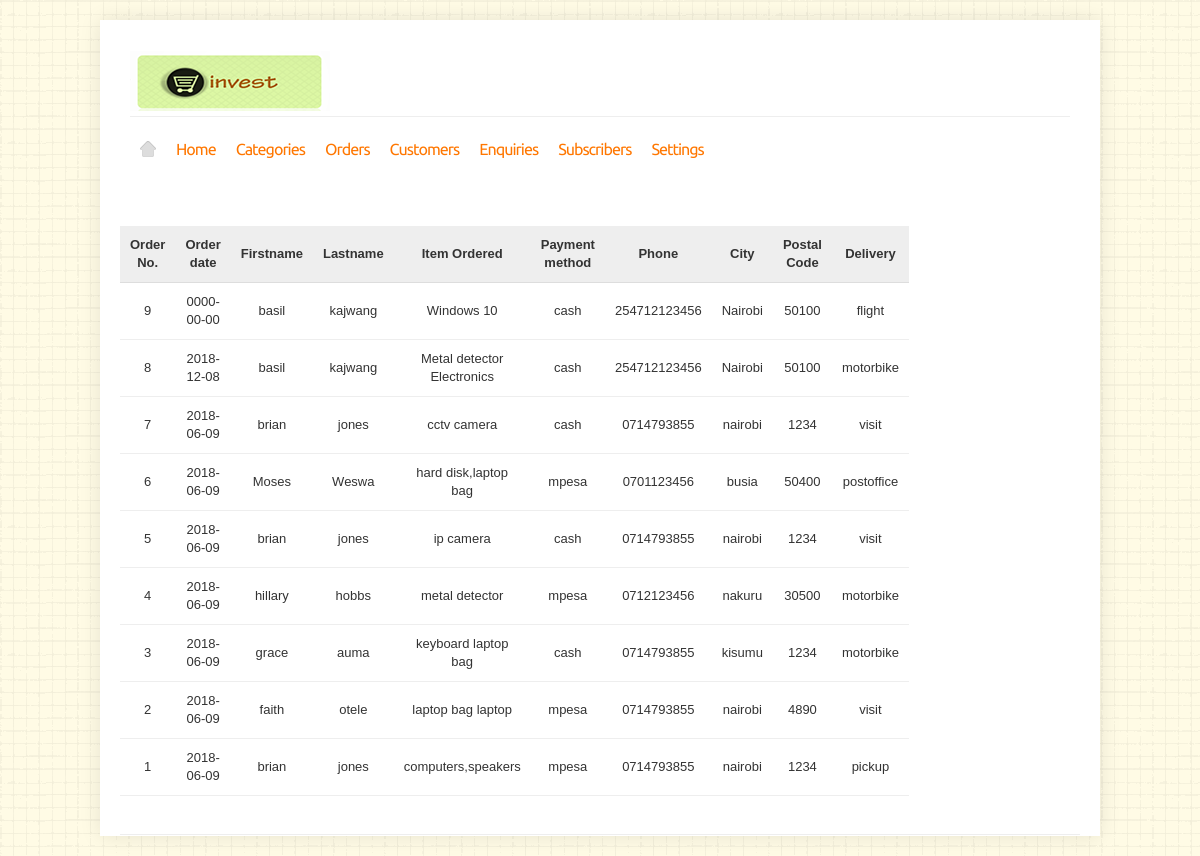
The page /orderlisting.php on the database its author committed.
### tables this page shows
CREATE TABLE IF NOT EXISTS `customers` (
`id` int(11) NOT NULL,
  `firstname` varchar(50) NOT NULL,
  `lastname` varchar(50) NOT NULL,
  `email` varchar(150) NOT NULL,
  `phone` varchar(20) NOT NULL,
  `city` varchar(50) NOT NULL,
  `postcode` varchar(10) NOT NULL,
  `shipping` varchar(100) NOT NULL,
  `itemsordered` varchar(1024) NOT NULL,
  `payment` varchar(100) NOT NULL,
  `date` date NOT NULL
);

### orderlisting.php (the view, shortened to what this page needs)
<!DOCTYPE html PUBLIC "-//W3C//DTD XHTML 1.0 Transitional//EN" "http://www.w3.org/TR/xhtml1/DTD/xhtml1-transitional.dtd">
<html xmlns="http://www.w3.org/1999/xhtml" dir="ltr" lang="en" xml:lang="en" xmlns:fb="http://www.facebook.com/2008/fbml">
<head>
<link rel="stylesheet" type="text/css" href="stylesheet/960.css" media="all" />
<link rel="stylesheet" type="text/css" href="stylesheet/screen.css" media="screen" />
<link rel="stylesheet" type="text/css" href="stylesheet/color.css" media="screen" />
</head>
<body class="s_layout_fixed">
<div id="wrapper">
 <div id="header" class="container_12">
    <div class="grid_12">
    	<a id="site_logo" href="">Ojo store</a>
   	  <div id="categories" class="s_nav">
        <ul>
          <li id="menu_home"> <a href="index.html">Home</a> </li>
          <li> <a href="backendhome.html">Home</a>
          <li> <a >Categories</a>
          </li>
          <li><a >Orders</a>
          </li>
          <li><a >Customers</a>
          </li>
           <li><a>Enquiries</a>
          </li>
          <li><a >Subscribers</a>
          </li>
          <li><a >Settings</a>
          </li>
         </li>
      </ul></div>
    </div>
  </div>
  <div id="content" class="container_12">
<div class="s_listing s_list_view clearfix">
        <div class="s_item clearfix">
        <form id="products" class="clearfix" action="">
        <table class="s_table_1" width="40%" cellpadding="0" cellspacing="0" border="0">
          <tr>
            <th>Order No.</th>
            <th>Order date</th>
            <th>Firstname</th>
            <th>Lastname</th>
            <th>Item Ordered</th>
            <th>Payment method</th>
            <th>Phone</th>
            <th>City</th>
            <th>Postal Code</th>
            <th>Delivery</th>
          </tr>
 <?php
  require("dbconnect.php");
    $sql="SELECT * FROM customers ORDER BY id DESC";
    $query=mysqli_query($conn,$sql);
    while ($row=mysqli_fetch_assoc($query)) {
?>
        <tr>
            <td><?php echo $row['id'] ?></td>
            <td><?php echo $row['date'] ?></td>
            <td><?php echo $row['firstname'] ?></td>
            <td><?php echo $row['lastname'] ?></td>
            <td><?php echo $row['itemsordered'] ?></td>
            <td><?php echo $row['payment'] ?></td>
            <td><?php echo $row['phone'] ?></td>
            <td><?php echo $row['city'] ?></td>
            <td><?php echo $row['postcode'] ?></td>
            <td><?php echo $row['shipping'] ?></td>
        </tr>
<?php
    }
?>
        </table>
      </div>
    </div>
    </div>
      </div>
</body>
</html>

### stylesheet/960.css (style rules this page uses)
body { min-width: 960px; }
.container_12, .container_16 { clear: both; margin-left: auto; margin-right: auto; width: 960px; }
.grid_1, .grid_2, .grid_3, .grid_4, .grid_5, .grid_6, .grid_7, .grid_8, .grid_9, .grid_10, .grid_11, .grid_12, .grid_13, .grid_14, .grid_15, .grid_16 { display: inline; float: left; margin-left: 10px; margin-right: 10px; }
.container_12 .grid_12, .container_16 .grid_16 { width: 940px; }
.clearfix:before, .clearfix:after { content: '\0020'; display: block; overflow: hidden; visibility: hidden; width: 0; height: 0; }
.clearfix:after { clear: both; }
.clearfix { zoom: 1; }

### stylesheet/screen.css (style rules this page uses)
*, td, th, input, textarea, select, button { margin: 0; padding: 0; font-family: "Lucida Sans Unicode", "Lucida Grande", Arial, Helvetica, sans-serif; }
body, select, input, textarea, button { font-size: 13px; color: #333; }
body { line-height: 18px }
ul { list-style: none; }
button, a { cursor: pointer; }
a { color: #333; text-decoration: none; }
table, blockquote, p, ul, ol, dl { margin-bottom: 18px; line-height: 18px; }
.s_nav > ul > li, .s_nav > ul > li > a { z-index: 15; display: block; float: left; }
.s_table_1 td { padding: 10px; text-align: center; border-bottom: 1px solid #eee; }
.s_table_1 th { padding: 10px; font-size: 13px; background: #eee; border-bottom: 1px solid #ddd; }
.s_item { position: relative; }
.s_list_view .s_item { padding: 20px 0; border-bottom: 1px solid #eee; }
body.s_layout_fixed { padding: 20px 0; background-repeat: repeat; background-position: top left; }
body.s_layout_fixed #wrapper { width: 998px; margin: 0 auto; background: #fff; border: 1px solid #fff; box-shadow: 0 0 20px rgba(0, 0, 0, 0.1); -o-box-shadow: 0 0 20px rgba(0, 0, 0, 0.1); -moz-box-shadow: 0 0 20px rgba(0, 0, 0, 0.1); -webkit-box-shadow: 0 0 20px rgba(0, 0, 0, 0.1); }
#header { z-index: 10; position: relative; min-height: 185px; }
#site_logo { display: block; float: left; width: 220px; height: 60px; margin: 30px 10px 5px 0; text-indent: -1000em; background: url(../images/ojo_logo.png) no-repeat ; }
#categories { clear: both; width: 940px; height: 32px; padding: 17px 0; border-top: 1px solid #eee; }
#categories > ul > li, #categories > ul > li > a { height: 32px; line-height: 32px; }
#categories > ul > li > a { padding: 0 10px; letter-spacing: -1px; font-size: 16px; font-family: "Ubuntu Regular", sans-serif; }
#menu_home, #menu_home a { width: 36px; padding: 0 !important; }
#menu_home a { text-indent: -1000em; background-image: url(../images/menu_home.png); background-repeat: no-repeat; background-position: center; background-color: #ddd; }
.clearfix:after { content:"."; display:block; height:0; clear:both; visibility:hidden; }
.clearfix { display:inline-block; }
.clearfix { display:block; }

### stylesheet/color.css (style rules this page uses)
body.s_layout_fixed { background-color: #fffbe5; background-image: url(../images/texture_1.png); }
.s_secondary_color, a:hover, #categories > ul > li > a, #footer_categories h2, .pagination a, #view_mode .s_selected a { color: #ff7700; }

### rows shown on the page
customers: id "9", date "0000-00-00", firstname "basil", lastname "kajwang", itemsordered "Windows 10", payment "cash", phone "254712123456", city "Nairobi", postcode "50100", shipping "flight"
customers: id "8", date "2018-12-08", firstname "basil", lastname "kajwang", itemsordered "Metal detector Electronics", payment "cash", phone "254712123456", city "Nairobi", postcode "50100", shipping "motorbike"
customers: id "7", date "2018-06-09", firstname "brian", lastname "jones", itemsordered "cctv camera", payment "cash", phone "0714793855", city "nairobi", postcode "1234", shipping "visit"
customers: id "6", date "2018-06-09", firstname "Moses", lastname "Weswa", itemsordered "hard disk,laptop bag", payment "mpesa", phone "0701123456", city "busia", postcode "50400", shipping "postoffice"
customers: id "5", date "2018-06-09", firstname "brian", lastname "jones", itemsordered "ip camera", payment "cash", phone "0714793855", city "nairobi", postcode "1234", shipping "visit"
customers: id "4", date "2018-06-09", firstname "hillary", lastname "hobbs", itemsordered "metal detector", payment "mpesa", phone "0712123456", city "nakuru", postcode "30500", shipping "motorbike"
customers: id "3", date "2018-06-09", firstname "grace", lastname "auma", itemsordered "keyboard laptop bag", payment "cash", phone "0714793855", city "kisumu", postcode "1234", shipping "motorbike"
customers: id "2", date "2018-06-09", firstname "faith", lastname "otele", itemsordered "laptop bag laptop", payment "mpesa", phone "0714793855", city "nairobi", postcode "4890", shipping "visit"
customers: id "1", date "2018-06-09", firstname "brian", lastname "jones", itemsordered "computers,speakers", payment "mpesa", phone "0714793855", city "nairobi", postcode "1234", shipping "pickup"
